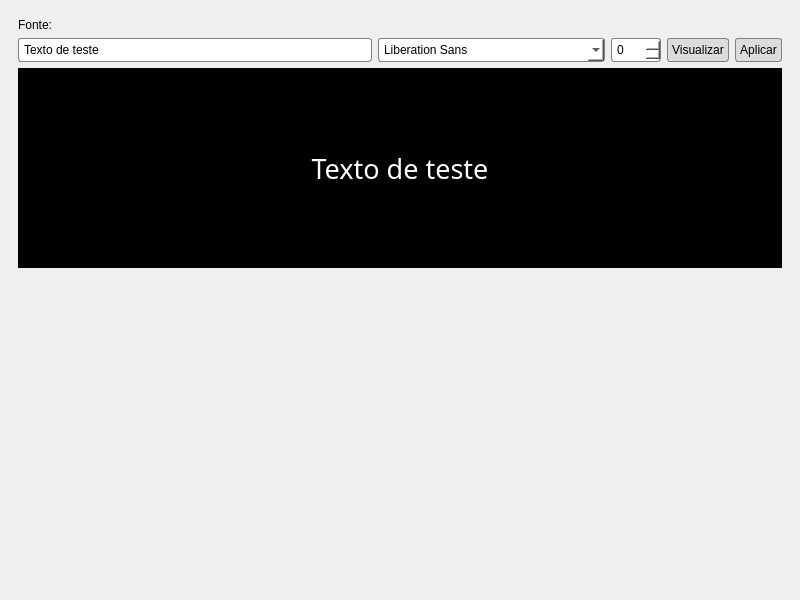
<?xml version="1.0" encoding="UTF-8"?>
<ui version="4.0">
 <class>MainWindow</class>
 <widget class="QMainWindow" name="MainWindow">
  <property name="geometry">
   <rect>
    <x>0</x>
    <y>0</y>
    <width>800</width>
    <height>600</height>
   </rect>
  </property>
  <property name="windowTitle">
   <string>Configurações</string>
  </property>
  <property name="unifiedTitleAndToolBarOnMac">
   <bool>false</bool>
  </property>
  <widget class="QWidget" name="centralwidget">
   <property name="styleSheet">
    <string notr="true">* {
	padding: 0px;
}</string>
   </property>
   <layout class="QVBoxLayout" name="verticalLayout">
    <item>
     <widget class="QScrollArea" name="scrollArea">
      <property name="styleSheet">
       <string notr="true">*{
	padding: 0px;
	border: none;
}</string>
      </property>
      <property name="widgetResizable">
       <bool>true</bool>
      </property>
      <property name="alignment">
       <set>Qt::AlignHCenter|Qt::AlignTop</set>
      </property>
      <widget class="QWidget" name="scrollAreaWidgetContents">
       <property name="geometry">
        <rect>
         <x>0</x>
         <y>0</y>
         <width>782</width>
         <height>269</height>
        </rect>
       </property>
       <property name="sizePolicy">
        <sizepolicy hsizetype="Preferred" vsizetype="Fixed">
         <horstretch>0</horstretch>
         <verstretch>0</verstretch>
        </sizepolicy>
       </property>
       <layout class="QVBoxLayout" name="verticalLayout_2">
        <item>
         <widget class="QLabel" name="label">
          <property name="sizePolicy">
           <sizepolicy hsizetype="Fixed" vsizetype="Fixed">
            <horstretch>0</horstretch>
            <verstretch>0</verstretch>
           </sizepolicy>
          </property>
          <property name="text">
           <string>Fonte:</string>
          </property>
         </widget>
        </item>
        <item>
         <layout class="QHBoxLayout" name="horizontalLayout">
          <item>
           <widget class="QLineEdit" name="lineEdit">
            <property name="styleSheet">
             <string notr="true">* {
	border-style: solid;
	border-color: gray;
	border-width: 1px;
	border-radius: 3px;
	padding: 3px;
	background-color: white;
	color: black;
}</string>
            </property>
            <property name="text">
             <string>Texto de teste</string>
            </property>
            <property name="placeholderText">
             <string/>
            </property>
           </widget>
          </item>
          <item>
           <widget class="QFontComboBox" name="fontComboBox">
            <property name="sizePolicy">
             <sizepolicy hsizetype="Preferred" vsizetype="Fixed">
              <horstretch>0</horstretch>
              <verstretch>0</verstretch>
             </sizepolicy>
            </property>
            <property name="styleSheet">
             <string notr="true">* {
	border-style: solid;
	border-color: gray;
	border-width: 1px;
	border-radius: 3px;
	padding: 3px;
	background-color: white;
	color: black;
}</string>
            </property>
           </widget>
          </item>
          <item>
           <widget class="QSpinBox" name="spinBox">
            <property name="sizePolicy">
             <sizepolicy hsizetype="Fixed" vsizetype="Fixed">
              <horstretch>0</horstretch>
              <verstretch>0</verstretch>
             </sizepolicy>
            </property>
            <property name="minimumSize">
             <size>
              <width>50</width>
              <height>0</height>
             </size>
            </property>
            <property name="maximumSize">
             <size>
              <width>50</width>
              <height>16777215</height>
             </size>
            </property>
            <property name="styleSheet">
             <string notr="true">* {
	border-style: solid;
	border-color: gray;
	border-width: 1px;
	border-radius: 3px;
	padding: 3px;
	background-color: white;
	color: black;
}</string>
            </property>
           </widget>
          </item>
          <item>
           <widget class="QPushButton" name="pushButton">
            <property name="sizePolicy">
             <sizepolicy hsizetype="Fixed" vsizetype="Fixed">
              <horstretch>0</horstretch>
              <verstretch>0</verstretch>
             </sizepolicy>
            </property>
            <property name="cursor">
             <cursorShape>PointingHandCursor</cursorShape>
            </property>
            <property name="styleSheet">
             <string notr="true">* {
	border-style: solid;
	border-color: gray;
	border-width: 1px;
	border-radius: 3px;
	padding: 4px;
	background-color: rgb(220, 220, 220);
	color: black;
}

*:hover {
	background-color: gray;
	color: white;
}</string>
            </property>
            <property name="text">
             <string>Visualizar</string>
            </property>
           </widget>
          </item>
          <item>
           <widget class="QPushButton" name="pushButton_2">
            <property name="sizePolicy">
             <sizepolicy hsizetype="Fixed" vsizetype="Fixed">
              <horstretch>0</horstretch>
              <verstretch>0</verstretch>
             </sizepolicy>
            </property>
            <property name="cursor">
             <cursorShape>PointingHandCursor</cursorShape>
            </property>
            <property name="styleSheet">
             <string notr="true">* {
	border-style: solid;
	border-color: gray;
	border-width: 1px;
	border-radius: 3px;
	padding: 4px;
	background-color: rgb(220, 220, 220);
	color: black;
}

*:hover {
	background-color: gray;
	color: white;
}</string>
            </property>
            <property name="text">
             <string>Aplicar</string>
            </property>
           </widget>
          </item>
         </layout>
        </item>
        <item>
         <widget class="QLabel" name="label_2">
          <property name="sizePolicy">
           <sizepolicy hsizetype="Preferred" vsizetype="Fixed">
            <horstretch>0</horstretch>
            <verstretch>0</verstretch>
           </sizepolicy>
          </property>
          <property name="minimumSize">
           <size>
            <width>0</width>
            <height>200</height>
           </size>
          </property>
          <property name="font">
           <font>
            <family>Berlin Sans FB</family>
            <pointsize>20</pointsize>
           </font>
          </property>
          <property name="layoutDirection">
           <enum>Qt::LeftToRight</enum>
          </property>
          <property name="styleSheet">
           <string notr="true">*{
	background-color: black;
	color: white;
}</string>
          </property>
          <property name="text">
           <string>Texto de teste</string>
          </property>
          <property name="alignment">
           <set>Qt::AlignCenter</set>
          </property>
         </widget>
        </item>
       </layout>
      </widget>
     </widget>
    </item>
   </layout>
  </widget>
 </widget>
 <resources/>
 <connections/>
</ui>
